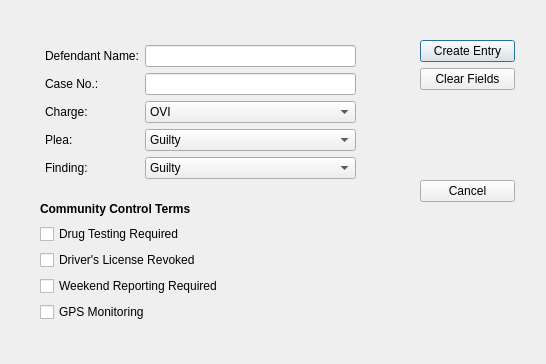
<?xml version="1.0" encoding="UTF-8"?>
<ui version="4.0">
 <class>Dialog</class>
 <widget class="QDialog" name="Dialog">
  <property name="geometry">
   <rect>
    <x>0</x>
    <y>0</y>
    <width>546</width>
    <height>364</height>
   </rect>
  </property>
  <property name="windowTitle">
   <string>Final Judgment Entry</string>
  </property>
  <widget class="QWidget" name="layoutWidget">
   <property name="geometry">
    <rect>
     <x>40</x>
     <y>40</y>
     <width>321</width>
     <height>144</height>
    </rect>
   </property>
   <layout class="QFormLayout" name="formLayout">
    <property name="leftMargin">
     <number>5</number>
    </property>
    <property name="topMargin">
     <number>5</number>
    </property>
    <property name="rightMargin">
     <number>5</number>
    </property>
    <property name="bottomMargin">
     <number>5</number>
    </property>
    <item row="0" column="0">
     <widget class="QLabel" name="label">
      <property name="text">
       <string>Defendant Name:</string>
      </property>
     </widget>
    </item>
    <item row="0" column="1">
     <widget class="QLineEdit" name="lineEdit"/>
    </item>
    <item row="1" column="0">
     <widget class="QLabel" name="label_2">
      <property name="text">
       <string>Case No.:</string>
      </property>
     </widget>
    </item>
    <item row="1" column="1">
     <widget class="QLineEdit" name="lineEdit_2"/>
    </item>
    <item row="2" column="0">
     <widget class="QLabel" name="label_3">
      <property name="text">
       <string>Charge:</string>
      </property>
     </widget>
    </item>
    <item row="2" column="1">
     <widget class="QComboBox" name="comboBox">
      <property name="editable">
       <bool>false</bool>
      </property>
      <item>
       <property name="text">
        <string>OVI</string>
       </property>
      </item>
      <item>
       <property name="text">
        <string>Domestic Violence</string>
       </property>
      </item>
      <item>
       <property name="text">
        <string>Driving Under Suspension</string>
       </property>
      </item>
     </widget>
    </item>
    <item row="3" column="0">
     <widget class="QLabel" name="label_4">
      <property name="text">
       <string>Plea:</string>
      </property>
     </widget>
    </item>
    <item row="3" column="1">
     <widget class="QComboBox" name="comboBox_2">
      <item>
       <property name="text">
        <string>Guilty</string>
       </property>
      </item>
      <item>
       <property name="text">
        <string>No Contest</string>
       </property>
      </item>
     </widget>
    </item>
    <item row="4" column="0">
     <widget class="QLabel" name="label_5">
      <property name="text">
       <string>Finding:</string>
      </property>
     </widget>
    </item>
    <item row="4" column="1">
     <widget class="QComboBox" name="comboBox_3">
      <item>
       <property name="text">
        <string>Guilty</string>
       </property>
      </item>
      <item>
       <property name="text">
        <string>Not Guilty</string>
       </property>
      </item>
      <item>
       <property name="text">
        <string>Dismissed</string>
       </property>
      </item>
     </widget>
    </item>
   </layout>
  </widget>
  <widget class="QWidget" name="layoutWidget">
   <property name="geometry">
    <rect>
     <x>420</x>
     <y>40</y>
     <width>95</width>
     <height>162</height>
    </rect>
   </property>
   <layout class="QVBoxLayout" name="verticalLayout">
    <item>
     <widget class="QPushButton" name="pushButton">
      <property name="text">
       <string>Create Entry</string>
      </property>
     </widget>
    </item>
    <item>
     <widget class="QPushButton" name="pushButton_2">
      <property name="text">
       <string>Clear Fields</string>
      </property>
     </widget>
    </item>
    <item>
     <spacer name="verticalSpacer">
      <property name="orientation">
       <enum>Qt::Vertical</enum>
      </property>
      <property name="sizeHint" stdset="0">
       <size>
        <width>20</width>
        <height>58</height>
       </size>
      </property>
     </spacer>
    </item>
    <item>
     <widget class="QPushButton" name="pushButton_3">
      <property name="text">
       <string>Cancel</string>
      </property>
     </widget>
    </item>
   </layout>
  </widget>
  <widget class="QWidget" name="layoutWidget">
   <property name="geometry">
    <rect>
     <x>40</x>
     <y>200</y>
     <width>196</width>
     <height>122</height>
    </rect>
   </property>
   <layout class="QVBoxLayout" name="verticalLayout_2">
    <item>
     <widget class="QLabel" name="label_6">
      <property name="font">
       <font>
        <weight>75</weight>
        <bold>true</bold>
       </font>
      </property>
      <property name="text">
       <string>Community Control Terms</string>
      </property>
     </widget>
    </item>
    <item>
     <widget class="QCheckBox" name="checkBox">
      <property name="text">
       <string>Drug Testing Required</string>
      </property>
     </widget>
    </item>
    <item>
     <widget class="QCheckBox" name="checkBox_2">
      <property name="text">
       <string>Driver's License Revoked</string>
      </property>
     </widget>
    </item>
    <item>
     <widget class="QCheckBox" name="checkBox_3">
      <property name="text">
       <string>Weekend Reporting Required</string>
      </property>
     </widget>
    </item>
    <item>
     <widget class="QCheckBox" name="checkBox_4">
      <property name="text">
       <string>GPS Monitoring</string>
      </property>
     </widget>
    </item>
   </layout>
  </widget>
 </widget>
 <tabstops>
  <tabstop>lineEdit</tabstop>
  <tabstop>lineEdit_2</tabstop>
  <tabstop>comboBox</tabstop>
  <tabstop>comboBox_2</tabstop>
  <tabstop>comboBox_3</tabstop>
  <tabstop>checkBox</tabstop>
  <tabstop>checkBox_2</tabstop>
  <tabstop>checkBox_3</tabstop>
  <tabstop>checkBox_4</tabstop>
  <tabstop>pushButton</tabstop>
  <tabstop>pushButton_2</tabstop>
  <tabstop>pushButton_3</tabstop>
 </tabstops>
 <resources/>
 <connections>
  <connection>
   <sender>pushButton_3</sender>
   <signal>clicked()</signal>
   <receiver>Dialog</receiver>
   <slot>reject()</slot>
   <hints>
    <hint type="sourcelabel">
     <x>449</x>
     <y>182</y>
    </hint>
    <hint type="destinationlabel">
     <x>485</x>
     <y>150</y>
    </hint>
   </hints>
  </connection>
  <connection>
   <sender>pushButton_2</sender>
   <signal>clicked()</signal>
   <receiver>lineEdit</receiver>
   <slot>clear()</slot>
   <hints>
    <hint type="sourcelabel">
     <x>460</x>
     <y>87</y>
    </hint>
    <hint type="destinationlabel">
     <x>287</x>
     <y>58</y>
    </hint>
   </hints>
  </connection>
  <connection>
   <sender>pushButton_2</sender>
   <signal>clicked()</signal>
   <receiver>lineEdit_2</receiver>
   <slot>clear()</slot>
   <hints>
    <hint type="sourcelabel">
     <x>427</x>
     <y>84</y>
    </hint>
    <hint type="destinationlabel">
     <x>342</x>
     <y>84</y>
    </hint>
   </hints>
  </connection>
  <connection>
   <sender>pushButton_2</sender>
   <signal>clicked()</signal>
   <receiver>comboBox</receiver>
   <slot>clear()</slot>
   <hints>
    <hint type="sourcelabel">
     <x>500</x>
     <y>86</y>
    </hint>
    <hint type="destinationlabel">
     <x>340</x>
     <y>120</y>
    </hint>
   </hints>
  </connection>
  <connection>
   <sender>pushButton_2</sender>
   <signal>clicked()</signal>
   <receiver>comboBox_2</receiver>
   <slot>clear()</slot>
   <hints>
    <hint type="sourcelabel">
     <x>431</x>
     <y>93</y>
    </hint>
    <hint type="destinationlabel">
     <x>350</x>
     <y>149</y>
    </hint>
   </hints>
  </connection>
  <connection>
   <sender>pushButton_2</sender>
   <signal>clicked()</signal>
   <receiver>comboBox_3</receiver>
   <slot>clear()</slot>
   <hints>
    <hint type="sourcelabel">
     <x>484</x>
     <y>99</y>
    </hint>
    <hint type="destinationlabel">
     <x>344</x>
     <y>170</y>
    </hint>
   </hints>
  </connection>
  <connection>
   <sender>pushButton</sender>
   <signal>clicked()</signal>
   <receiver>Dialog</receiver>
   <slot>open_doc()</slot>
   <hints>
    <hint type="sourcelabel">
     <x>453</x>
     <y>49</y>
    </hint>
    <hint type="destinationlabel">
     <x>480</x>
     <y>13</y>
    </hint>
   </hints>
  </connection>
 </connections>
 <slots>
  <slot>open_doc()</slot>
 </slots>
</ui>
